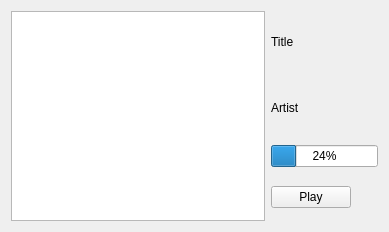
<?xml version="1.0" encoding="UTF-8"?>
<ui version="4.0">
 <class>CustomListWidgetItemView</class>
 <widget class="QWidget" name="CustomListWidgetItemView">
  <property name="geometry">
   <rect>
    <x>0</x>
    <y>0</y>
    <width>389</width>
    <height>232</height>
   </rect>
  </property>
  <property name="windowTitle">
   <string>Form</string>
  </property>
  <layout class="QHBoxLayout" name="horizontalLayout_2">
   <item>
    <widget class="QGraphicsView" name="coverView"/>
   </item>
   <item>
    <layout class="QVBoxLayout" name="verticalLayout_2">
     <item>
      <layout class="QVBoxLayout" name="verticalLayout">
       <item>
        <widget class="QLabel" name="titleLabel">
         <property name="text">
          <string>Title</string>
         </property>
        </widget>
       </item>
       <item>
        <widget class="QLabel" name="artistLabel">
         <property name="text">
          <string>&lt;html&gt;&lt;head/&gt;&lt;body&gt;&lt;p&gt;Artist&lt;/p&gt;&lt;/body&gt;&lt;/html&gt;</string>
         </property>
        </widget>
       </item>
      </layout>
     </item>
     <item>
      <widget class="QProgressBar" name="durationBar">
       <property name="value">
        <number>24</number>
       </property>
      </widget>
     </item>
     <item>
      <layout class="QHBoxLayout" name="horizontalLayout">
       <item>
        <widget class="QPushButton" name="playButton">
         <property name="text">
          <string>Play</string>
         </property>
        </widget>
       </item>
       <item>
        <spacer name="horizontalSpacer">
         <property name="orientation">
          <enum>Qt::Horizontal</enum>
         </property>
         <property name="sizeHint" stdset="0">
          <size>
           <width>29</width>
           <height>48</height>
          </size>
         </property>
        </spacer>
       </item>
      </layout>
     </item>
    </layout>
   </item>
  </layout>
 </widget>
 <resources/>
 <connections/>
</ui>
